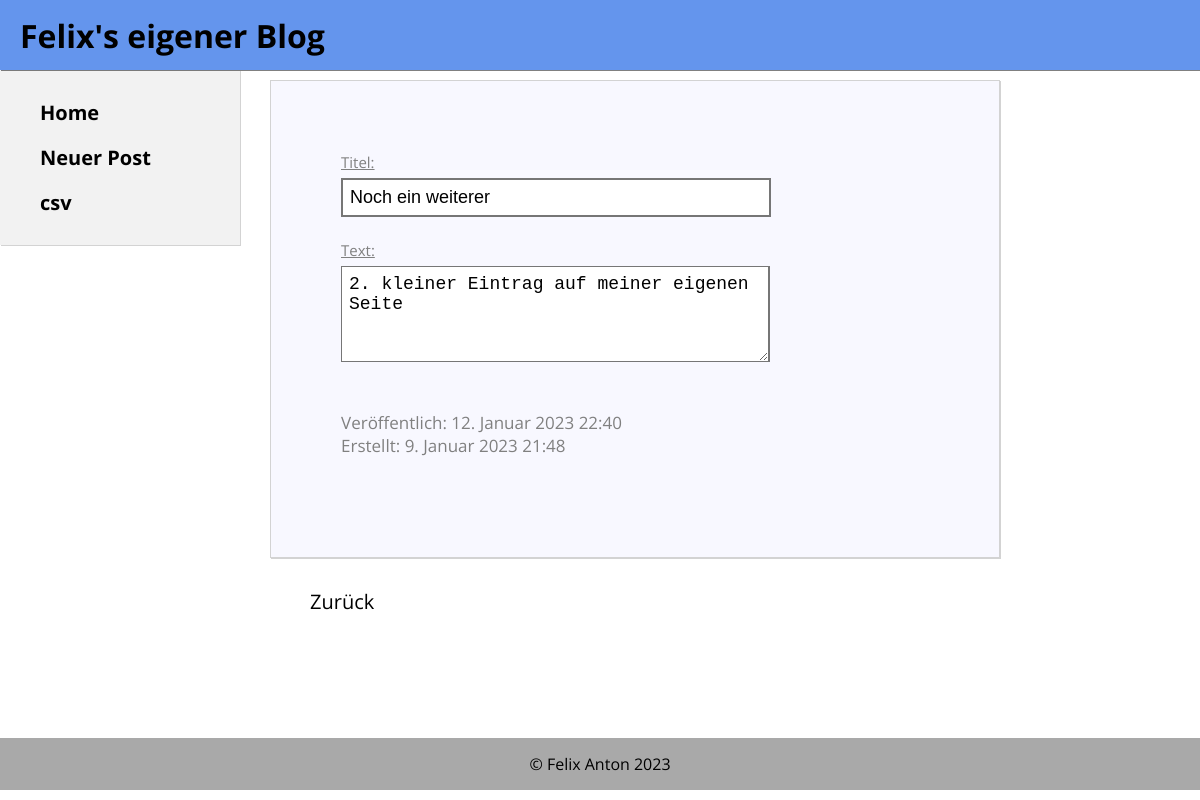
The app's page /post/2/ with its own data.
### blog/models.py (models this page shows, shortened)
class Post(models.Model):
    author = models.ForeignKey(settings.AUTH_USER_MODEL, on_delete=models.CASCADE)
    title = models.CharField(max_length=200)
    text = models.TextField()
    created_at = models.DateTimeField(default=timezone.now)
    published_date = models.DateTimeField(blank=True, null=True)

### blog/views.py (the view)
# urls.py: path('post/<int:pk>/', views.post_detail, name='post_detail'),
def post_detail(request, pk):
    post = get_object_or_404(Post, pk=pk)
    return render(request, 'blog/post_detail.html', {'post': post})

### blog/templates/blog/post_detail.html
{% extends 'blog/base.html' %}
    {% block content %}
    <div class="Content">
        <div class="Detail">
            <a class="Detail_small">Titel:</a><br>
            <input type="text" class="Detail_input" value="{{ post.title }}"><br>
            <br>
            <a class="Detail_small">Text:</a><br>
            <textarea rows="4" class="Detail_input">{{ post.text }}</textarea><br>
            <br>
            <br>
            <a class="Detail_middle">Veröffentlich: {{ post.published_date }}</a><br>
            <a class="Detail_middle">Erstellt: {{ post.created_at }}</a>
        </div>
        <div class="Detail_bottom">
            <a href="{% url 'post_list' %}" id="btn_detail_back">Zurück</a>
        </div>
    </div>
    {% endblock %}

### blog/static/css/base.css (style rules this page uses)
body { margin: 0; font-family: 'Open Sans', sans-serif; }
a:link, a:visited { text-decoration: none; color: black; }
.Content { width: 70%; float: left; height: auto; padding-left: 20px; }
.Detail { position: relative;; width: 70%; border-top-width: 1px; border-top-style: solid; border-right-width: 1px; border-right-style: solid; border-bottom-width: 1px; border-bottom-style: solid; border-left-width: 1px; border-left-style: solid; margin: 10px; padding: 70px; padding-bottom: 100px; border-color: lightgray; background-color: ghostwhite; box-shadow: 1px 1px lightgray; }
.Detail_small { font-size: 15px; color: grey; text-decoration: underline; }
.Detail_middle { font-size: 17px; color: grey; }
.Detail_input { margin-top: 5px; padding-top: 7px; padding-bottom: 7px; padding-left: 7px; padding-right: 7px; border-right-width: 2px; width: inherit; font-size: 18px; border-style: solid; }
.Detail_bottom { position: relative;; width: 70%; height: 50px; }
#btn_detail_back { position: absolute; font-size: 20px; left: 50px; top: 20px; }

### records on screen
Post: title "Noch ein weiterer", text "2. kleiner Eintrag auf meiner eigenen Seite", published_date "12. Januar 2023 22:40", created_at "9. Januar 2023 21:48"
